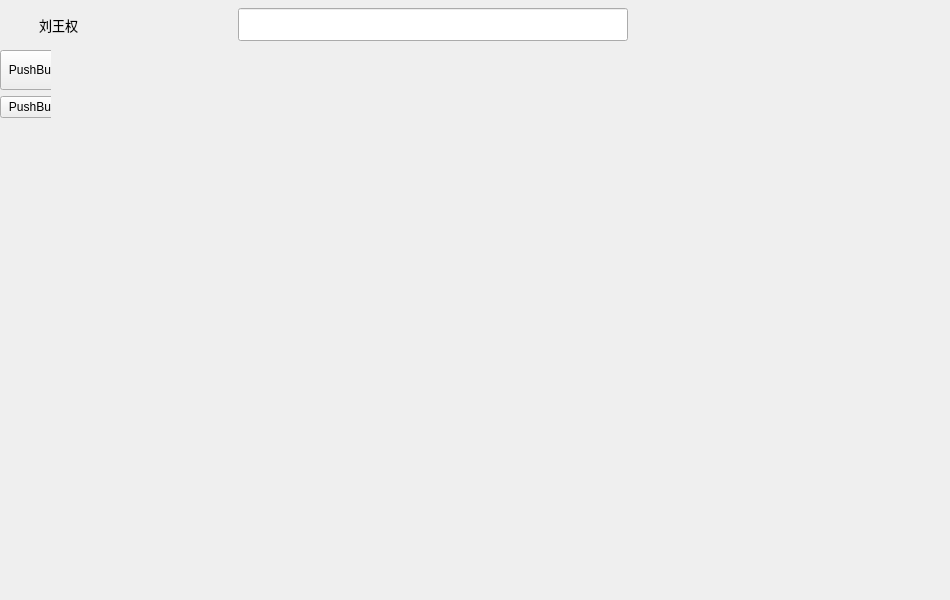
<?xml version="1.0" encoding="UTF-8"?>
<ui version="4.0">
 <class>MainWindow</class>
 <widget class="QMainWindow" name="MainWindow">
  <property name="geometry">
   <rect>
    <x>0</x>
    <y>0</y>
    <width>800</width>
    <height>600</height>
   </rect>
  </property>
  <property name="windowTitle">
   <string>MainWindow</string>
  </property>
  <widget class="QWidget" name="centralwidget">
   <layout class="QVBoxLayout" name="verticalLayout" stretch="0,0">
    <property name="spacing">
     <number>0</number>
    </property>
    <property name="leftMargin">
     <number>0</number>
    </property>
    <property name="topMargin">
     <number>0</number>
    </property>
    <property name="rightMargin">
     <number>0</number>
    </property>
    <property name="bottomMargin">
     <number>0</number>
    </property>
    <item>
     <widget class="QWidget" name="titleBar" native="true">
      <property name="sizePolicy">
       <sizepolicy hsizetype="Preferred" vsizetype="Fixed">
        <horstretch>0</horstretch>
        <verstretch>0</verstretch>
       </sizepolicy>
      </property>
      <property name="minimumSize">
       <size>
        <width>0</width>
        <height>50</height>
       </size>
      </property>
      <layout class="QHBoxLayout" name="horizontalLayout_2">
       <property name="spacing">
        <number>0</number>
       </property>
       <property name="topMargin">
        <number>0</number>
       </property>
       <property name="rightMargin">
        <number>6</number>
       </property>
       <property name="bottomMargin">
        <number>0</number>
       </property>
       <item>
        <spacer name="horizontalSpacer">
         <property name="orientation">
          <enum>Qt::Horizontal</enum>
         </property>
         <property name="sizeType">
          <enum>QSizePolicy::Fixed</enum>
         </property>
         <property name="sizeHint" stdset="0">
          <size>
           <width>30</width>
           <height>20</height>
          </size>
         </property>
        </spacer>
       </item>
       <item>
        <widget class="QLabel" name="label">
         <property name="font">
          <font>
           <pointsize>10</pointsize>
          </font>
         </property>
         <property name="text">
          <string>刘王权</string>
         </property>
        </widget>
       </item>
       <item>
        <spacer name="horizontalSpacer_2">
         <property name="orientation">
          <enum>Qt::Horizontal</enum>
         </property>
         <property name="sizeType">
          <enum>QSizePolicy::Minimum</enum>
         </property>
         <property name="sizeHint" stdset="0">
          <size>
           <width>160</width>
           <height>20</height>
          </size>
         </property>
        </spacer>
       </item>
       <item>
        <widget class="QLineEdit" name="lineEditMenuSearch">
         <property name="minimumSize">
          <size>
           <width>0</width>
           <height>33</height>
          </size>
         </property>
        </widget>
       </item>
       <item>
        <spacer name="horizontalSpacer_3">
         <property name="orientation">
          <enum>Qt::Horizontal</enum>
         </property>
         <property name="sizeType">
          <enum>QSizePolicy::Fixed</enum>
         </property>
         <property name="sizeHint" stdset="0">
          <size>
           <width>160</width>
           <height>20</height>
          </size>
         </property>
        </spacer>
       </item>
       <item>
        <widget class="QWidget" name="widgetMenu" native="true">
         <property name="sizePolicy">
          <sizepolicy hsizetype="Preferred" vsizetype="Fixed">
           <horstretch>0</horstretch>
           <verstretch>0</verstretch>
          </sizepolicy>
         </property>
         <property name="maximumSize">
          <size>
           <width>16777215</width>
           <height>28</height>
          </size>
         </property>
         <layout class="QHBoxLayout" name="horizontalLayout">
          <property name="spacing">
           <number>0</number>
          </property>
          <property name="leftMargin">
           <number>0</number>
          </property>
          <property name="topMargin">
           <number>0</number>
          </property>
          <property name="rightMargin">
           <number>0</number>
          </property>
          <property name="bottomMargin">
           <number>0</number>
          </property>
          <item>
           <widget class="QLabel" name="labelMenuAdd">
            <property name="minimumSize">
             <size>
              <width>30</width>
              <height>26</height>
             </size>
            </property>
            <property name="maximumSize">
             <size>
              <width>30</width>
              <height>26</height>
             </size>
            </property>
            <property name="text">
             <string/>
            </property>
           </widget>
          </item>
          <item>
           <spacer name="horizontalSpacer_5">
            <property name="orientation">
             <enum>Qt::Horizontal</enum>
            </property>
            <property name="sizeType">
             <enum>QSizePolicy::Fixed</enum>
            </property>
            <property name="sizeHint" stdset="0">
             <size>
              <width>10</width>
              <height>20</height>
             </size>
            </property>
           </spacer>
          </item>
          <item>
           <widget class="QLabel" name="labelMenuInterval">
            <property name="minimumSize">
             <size>
              <width>1</width>
              <height>20</height>
             </size>
            </property>
            <property name="maximumSize">
             <size>
              <width>1</width>
              <height>20</height>
             </size>
            </property>
            <property name="text">
             <string/>
            </property>
           </widget>
          </item>
          <item>
           <spacer name="horizontalSpacer_4">
            <property name="orientation">
             <enum>Qt::Horizontal</enum>
            </property>
            <property name="sizeType">
             <enum>QSizePolicy::Fixed</enum>
            </property>
            <property name="sizeHint" stdset="0">
             <size>
              <width>10</width>
              <height>20</height>
             </size>
            </property>
           </spacer>
          </item>
          <item>
           <widget class="QLabel" name="labelMenuMin">
            <property name="minimumSize">
             <size>
              <width>35</width>
              <height>20</height>
             </size>
            </property>
            <property name="maximumSize">
             <size>
              <width>35</width>
              <height>16777215</height>
             </size>
            </property>
            <property name="text">
             <string/>
            </property>
           </widget>
          </item>
          <item>
           <widget class="QLabel" name="labelMenuMax">
            <property name="minimumSize">
             <size>
              <width>35</width>
              <height>20</height>
             </size>
            </property>
            <property name="maximumSize">
             <size>
              <width>35</width>
              <height>16777215</height>
             </size>
            </property>
            <property name="text">
             <string/>
            </property>
           </widget>
          </item>
          <item>
           <widget class="QLabel" name="labelMenuClose">
            <property name="minimumSize">
             <size>
              <width>35</width>
              <height>20</height>
             </size>
            </property>
            <property name="maximumSize">
             <size>
              <width>35</width>
              <height>16777215</height>
             </size>
            </property>
            <property name="text">
             <string/>
            </property>
           </widget>
          </item>
         </layout>
        </widget>
       </item>
      </layout>
     </widget>
    </item>
    <item>
     <widget class="QWidget" name="widgetMain" native="true">
      <property name="sizePolicy">
       <sizepolicy hsizetype="Fixed" vsizetype="Expanding">
        <horstretch>0</horstretch>
        <verstretch>0</verstretch>
       </sizepolicy>
      </property>
      <property name="minimumSize">
       <size>
        <width>950</width>
        <height>0</height>
       </size>
      </property>
      <property name="maximumSize">
       <size>
        <width>40</width>
        <height>16777215</height>
       </size>
      </property>
      <widget class="QWidget" name="widgetLeft" native="true">
       <property name="geometry">
        <rect>
         <x>0</x>
         <y>0</y>
         <width>51</width>
         <height>551</height>
        </rect>
       </property>
       <property name="sizePolicy">
        <sizepolicy hsizetype="Fixed" vsizetype="Fixed">
         <horstretch>0</horstretch>
         <verstretch>0</verstretch>
        </sizepolicy>
       </property>
       <widget class="QWidget" name="verticalLayoutWidget">
        <property name="geometry">
         <rect>
          <x>0</x>
          <y>0</y>
          <width>51</width>
          <height>551</height>
         </rect>
        </property>
        <layout class="QVBoxLayout" name="verticalLayout_2">
         <property name="sizeConstraint">
          <enum>QLayout::SetFixedSize</enum>
         </property>
         <item>
          <widget class="QPushButton" name="pushButtonMenuLeftMessage">
           <property name="minimumSize">
            <size>
             <width>0</width>
             <height>40</height>
            </size>
           </property>
           <property name="maximumSize">
            <size>
             <width>16777215</width>
             <height>40</height>
            </size>
           </property>
           <property name="text">
            <string>PushButton</string>
           </property>
          </widget>
         </item>
         <item>
          <widget class="QPushButton" name="pushButton">
           <property name="text">
            <string>PushButton</string>
           </property>
          </widget>
         </item>
         <item>
          <spacer name="verticalSpacer">
           <property name="orientation">
            <enum>Qt::Vertical</enum>
           </property>
           <property name="sizeHint" stdset="0">
            <size>
             <width>20</width>
             <height>40</height>
            </size>
           </property>
          </spacer>
         </item>
        </layout>
       </widget>
      </widget>
     </widget>
    </item>
   </layout>
  </widget>
 </widget>
 <resources/>
 <connections/>
</ui>
